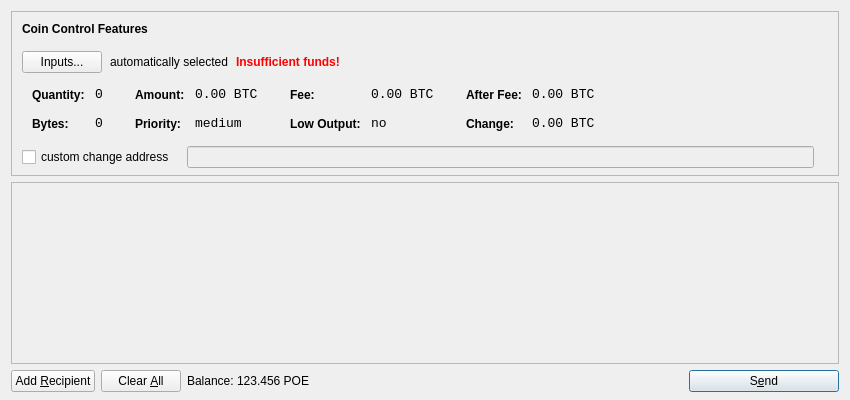
<?xml version="1.0" encoding="UTF-8"?>
<ui version="4.0">
 <class>SendCoinsDialog</class>
 <widget class="QDialog" name="SendCoinsDialog">
  <property name="geometry">
   <rect>
    <x>0</x>
    <y>0</y>
    <width>850</width>
    <height>400</height>
   </rect>
  </property>
  <property name="windowTitle">
   <string>Send Coins</string>
  </property>
  <layout class="QVBoxLayout" name="verticalLayout" stretch="0,1,0">
   <property name="bottomMargin">
    <number>8</number>
   </property>
   <item>
    <widget class="QFrame" name="frameCoinControl">
     <property name="sizePolicy">
      <sizepolicy hsizetype="Expanding" vsizetype="Expanding">
       <horstretch>0</horstretch>
       <verstretch>0</verstretch>
      </sizepolicy>
     </property>
     <property name="maximumSize">
      <size>
       <width>16777215</width>
       <height>16777215</height>
      </size>
     </property>
     <property name="frameShape">
      <enum>QFrame::StyledPanel</enum>
     </property>
     <property name="frameShadow">
      <enum>QFrame::Sunken</enum>
     </property>
     <layout class="QVBoxLayout" name="verticalLayoutCoinControl2">
      <property name="spacing">
       <number>-1</number>
      </property>
      <property name="leftMargin">
       <number>0</number>
      </property>
      <property name="topMargin">
       <number>0</number>
      </property>
      <property name="rightMargin">
       <number>0</number>
      </property>
      <property name="bottomMargin">
       <number>6</number>
      </property>
      <item>
       <layout class="QVBoxLayout" name="verticalLayoutCoinControl" stretch="0,0,0,0,1">
        <property name="spacing">
         <number>0</number>
        </property>
        <property name="leftMargin">
         <number>10</number>
        </property>
        <property name="topMargin">
         <number>10</number>
        </property>
        <item>
         <layout class="QHBoxLayout" name="horizontalLayoutCoinControl1">
          <property name="bottomMargin">
           <number>15</number>
          </property>
          <item>
           <widget class="QLabel" name="labelCoinControlFeatures">
            <property name="sizePolicy">
             <sizepolicy hsizetype="Preferred" vsizetype="Maximum">
              <horstretch>0</horstretch>
              <verstretch>0</verstretch>
             </sizepolicy>
            </property>
            <property name="font">
             <font>
              <weight>75</weight>
              <bold>true</bold>
             </font>
            </property>
            <property name="styleSheet">
             <string notr="true">font-weight:bold;</string>
            </property>
            <property name="text">
             <string>Coin Control Features</string>
            </property>
           </widget>
          </item>
         </layout>
        </item>
        <item>
         <layout class="QHBoxLayout" name="horizontalLayoutCoinControl2" stretch="0,0,0,0">
          <property name="spacing">
           <number>8</number>
          </property>
          <property name="bottomMargin">
           <number>10</number>
          </property>
          <item>
           <widget class="QPushButton" name="pushButtonCoinControl">
            <property name="styleSheet">
             <string notr="true"/>
            </property>
            <property name="text">
             <string>Inputs...</string>
            </property>
           </widget>
          </item>
          <item>
           <widget class="QLabel" name="labelCoinControlAutomaticallySelected">
            <property name="text">
             <string>automatically selected</string>
            </property>
            <property name="margin">
             <number>5</number>
            </property>
           </widget>
          </item>
          <item>
           <widget class="QLabel" name="labelCoinControlInsuffFunds">
            <property name="font">
             <font>
              <weight>75</weight>
              <bold>true</bold>
             </font>
            </property>
            <property name="styleSheet">
             <string notr="true">color:red;font-weight:bold;</string>
            </property>
            <property name="text">
             <string>Insufficient funds!</string>
            </property>
            <property name="margin">
             <number>5</number>
            </property>
           </widget>
          </item>
          <item>
           <spacer name="horizontalSpacerCoinControl">
            <property name="orientation">
             <enum>Qt::Horizontal</enum>
            </property>
            <property name="sizeHint" stdset="0">
             <size>
              <width>40</width>
              <height>1</height>
             </size>
            </property>
           </spacer>
          </item>
         </layout>
        </item>
        <item>
         <widget class="QWidget" name="widgetCoinControl" native="true">
          <property name="sizePolicy">
           <sizepolicy hsizetype="Preferred" vsizetype="Preferred">
            <horstretch>0</horstretch>
            <verstretch>0</verstretch>
           </sizepolicy>
          </property>
          <property name="minimumSize">
           <size>
            <width>0</width>
            <height>0</height>
           </size>
          </property>
          <property name="styleSheet">
           <string notr="true"/>
          </property>
          <layout class="QHBoxLayout" name="horizontalLayoutCoinControl5">
           <property name="margin">
            <number>0</number>
           </property>
           <item>
            <layout class="QHBoxLayout" name="horizontalLayoutCoinControl3" stretch="0,0,0,1">
             <property name="spacing">
              <number>20</number>
             </property>
             <property name="topMargin">
              <number>0</number>
             </property>
             <property name="bottomMargin">
              <number>10</number>
             </property>
             <item>
              <layout class="QFormLayout" name="formLayoutCoinControl1">
               <property name="horizontalSpacing">
                <number>10</number>
               </property>
               <property name="verticalSpacing">
                <number>14</number>
               </property>
               <property name="leftMargin">
                <number>10</number>
               </property>
               <property name="topMargin">
                <number>4</number>
               </property>
               <property name="rightMargin">
                <number>6</number>
               </property>
               <item row="0" column="0">
                <widget class="QLabel" name="labelCoinControlQuantityText">
                 <property name="styleSheet">
                  <string notr="true">font-weight:bold;</string>
                 </property>
                 <property name="text">
                  <string>Quantity:</string>
                 </property>
                 <property name="margin">
                  <number>0</number>
                 </property>
                </widget>
               </item>
               <item row="0" column="1">
                <widget class="QLabel" name="labelCoinControlQuantity">
                 <property name="font">
                  <font>
                   <family>Monospace</family>
                   <pointsize>10</pointsize>
                  </font>
                 </property>
                 <property name="cursor">
                  <cursorShape>IBeamCursor</cursorShape>
                 </property>
                 <property name="contextMenuPolicy">
                  <enum>Qt::ActionsContextMenu</enum>
                 </property>
                 <property name="text">
                  <string notr="true">0</string>
                 </property>
                 <property name="margin">
                  <number>0</number>
                 </property>
                 <property name="textInteractionFlags">
                  <set>Qt::LinksAccessibleByMouse|Qt::TextSelectableByKeyboard|Qt::TextSelectableByMouse</set>
                 </property>
                </widget>
               </item>
               <item row="1" column="0">
                <widget class="QLabel" name="labelCoinControlBytesText">
                 <property name="styleSheet">
                  <string notr="true">font-weight:bold;</string>
                 </property>
                 <property name="text">
                  <string>Bytes:</string>
                 </property>
                </widget>
               </item>
               <item row="1" column="1">
                <widget class="QLabel" name="labelCoinControlBytes">
                 <property name="font">
                  <font>
                   <family>Monospace</family>
                   <pointsize>10</pointsize>
                  </font>
                 </property>
                 <property name="cursor">
                  <cursorShape>IBeamCursor</cursorShape>
                 </property>
                 <property name="contextMenuPolicy">
                  <enum>Qt::ActionsContextMenu</enum>
                 </property>
                 <property name="text">
                  <string notr="true">0</string>
                 </property>
                 <property name="textInteractionFlags">
                  <set>Qt::LinksAccessibleByMouse|Qt::TextSelectableByKeyboard|Qt::TextSelectableByMouse</set>
                 </property>
                </widget>
               </item>
              </layout>
             </item>
             <item>
              <layout class="QFormLayout" name="formLayoutCoinControl2">
               <property name="horizontalSpacing">
                <number>10</number>
               </property>
               <property name="verticalSpacing">
                <number>14</number>
               </property>
               <property name="leftMargin">
                <number>6</number>
               </property>
               <property name="topMargin">
                <number>4</number>
               </property>
               <property name="rightMargin">
                <number>6</number>
               </property>
               <item row="0" column="0">
                <widget class="QLabel" name="labelCoinControlAmountText">
                 <property name="styleSheet">
                  <string notr="true">font-weight:bold;</string>
                 </property>
                 <property name="text">
                  <string>Amount:</string>
                 </property>
                 <property name="margin">
                  <number>0</number>
                 </property>
                </widget>
               </item>
               <item row="0" column="1">
                <widget class="QLabel" name="labelCoinControlAmount">
                 <property name="font">
                  <font>
                   <family>Monospace</family>
                   <pointsize>10</pointsize>
                  </font>
                 </property>
                 <property name="cursor">
                  <cursorShape>IBeamCursor</cursorShape>
                 </property>
                 <property name="contextMenuPolicy">
                  <enum>Qt::ActionsContextMenu</enum>
                 </property>
                 <property name="text">
                  <string notr="true">0.00 BTC</string>
                 </property>
                 <property name="textInteractionFlags">
                  <set>Qt::LinksAccessibleByMouse|Qt::TextSelectableByKeyboard|Qt::TextSelectableByMouse</set>
                 </property>
                </widget>
               </item>
               <item row="1" column="0">
                <widget class="QLabel" name="labelCoinControlPriorityText">
                 <property name="styleSheet">
                  <string notr="true">font-weight:bold;</string>
                 </property>
                 <property name="text">
                  <string>Priority:</string>
                 </property>
                </widget>
               </item>
               <item row="1" column="1">
                <widget class="QLabel" name="labelCoinControlPriority">
                 <property name="font">
                  <font>
                   <family>Monospace</family>
                   <pointsize>10</pointsize>
                  </font>
                 </property>
                 <property name="cursor">
                  <cursorShape>IBeamCursor</cursorShape>
                 </property>
                 <property name="contextMenuPolicy">
                  <enum>Qt::ActionsContextMenu</enum>
                 </property>
                 <property name="text">
                  <string>medium</string>
                 </property>
                 <property name="textInteractionFlags">
                  <set>Qt::LinksAccessibleByMouse|Qt::TextSelectableByKeyboard|Qt::TextSelectableByMouse</set>
                 </property>
                </widget>
               </item>
              </layout>
             </item>
             <item>
              <layout class="QFormLayout" name="formLayoutCoinControl3">
               <property name="horizontalSpacing">
                <number>10</number>
               </property>
               <property name="verticalSpacing">
                <number>14</number>
               </property>
               <property name="leftMargin">
                <number>6</number>
               </property>
               <property name="topMargin">
                <number>4</number>
               </property>
               <property name="rightMargin">
                <number>6</number>
               </property>
               <item row="0" column="0">
                <widget class="QLabel" name="labelCoinControlFeeText">
                 <property name="styleSheet">
                  <string notr="true">font-weight:bold;</string>
                 </property>
                 <property name="text">
                  <string>Fee:</string>
                 </property>
                 <property name="margin">
                  <number>0</number>
                 </property>
                </widget>
               </item>
               <item row="0" column="1">
                <widget class="QLabel" name="labelCoinControlFee">
                 <property name="font">
                  <font>
                   <family>Monospace</family>
                   <pointsize>10</pointsize>
                  </font>
                 </property>
                 <property name="cursor">
                  <cursorShape>IBeamCursor</cursorShape>
                 </property>
                 <property name="contextMenuPolicy">
                  <enum>Qt::ActionsContextMenu</enum>
                 </property>
                 <property name="text">
                  <string notr="true">0.00 BTC</string>
                 </property>
                 <property name="textInteractionFlags">
                  <set>Qt::LinksAccessibleByMouse|Qt::TextSelectableByKeyboard|Qt::TextSelectableByMouse</set>
                 </property>
                </widget>
               </item>
               <item row="1" column="0">
                <widget class="QLabel" name="labelCoinControlLowOutputText">
                 <property name="styleSheet">
                  <string notr="true">font-weight:bold;</string>
                 </property>
                 <property name="text">
                  <string>Low Output:</string>
                 </property>
                </widget>
               </item>
               <item row="1" column="1">
                <widget class="QLabel" name="labelCoinControlLowOutput">
                 <property name="font">
                  <font>
                   <family>Monospace</family>
                   <pointsize>10</pointsize>
                  </font>
                 </property>
                 <property name="cursor">
                  <cursorShape>IBeamCursor</cursorShape>
                 </property>
                 <property name="contextMenuPolicy">
                  <enum>Qt::ActionsContextMenu</enum>
                 </property>
                 <property name="text">
                  <string>no</string>
                 </property>
                 <property name="textInteractionFlags">
                  <set>Qt::LinksAccessibleByMouse|Qt::TextSelectableByKeyboard|Qt::TextSelectableByMouse</set>
                 </property>
                </widget>
               </item>
              </layout>
             </item>
             <item>
              <layout class="QFormLayout" name="formLayoutCoinControl4">
               <property name="horizontalSpacing">
                <number>10</number>
               </property>
               <property name="verticalSpacing">
                <number>14</number>
               </property>
               <property name="leftMargin">
                <number>6</number>
               </property>
               <property name="topMargin">
                <number>4</number>
               </property>
               <property name="rightMargin">
                <number>6</number>
               </property>
               <item row="0" column="0">
                <widget class="QLabel" name="labelCoinControlAfterFeeText">
                 <property name="styleSheet">
                  <string notr="true">font-weight:bold;</string>
                 </property>
                 <property name="text">
                  <string>After Fee:</string>
                 </property>
                 <property name="margin">
                  <number>0</number>
                 </property>
                </widget>
               </item>
               <item row="0" column="1">
                <widget class="QLabel" name="labelCoinControlAfterFee">
                 <property name="font">
                  <font>
                   <family>Monospace</family>
                   <pointsize>10</pointsize>
                  </font>
                 </property>
                 <property name="cursor">
                  <cursorShape>IBeamCursor</cursorShape>
                 </property>
                 <property name="contextMenuPolicy">
                  <enum>Qt::ActionsContextMenu</enum>
                 </property>
                 <property name="text">
                  <string notr="true">0.00 BTC</string>
                 </property>
                 <property name="textInteractionFlags">
                  <set>Qt::LinksAccessibleByMouse|Qt::TextSelectableByKeyboard|Qt::TextSelectableByMouse</set>
                 </property>
                </widget>
               </item>
               <item row="1" column="0">
                <widget class="QLabel" name="labelCoinControlChangeText">
                 <property name="styleSheet">
                  <string notr="true">font-weight:bold;</string>
                 </property>
                 <property name="text">
                  <string>Change:</string>
                 </property>
                </widget>
               </item>
               <item row="1" column="1">
                <widget class="QLabel" name="labelCoinControlChange">
                 <property name="font">
                  <font>
                   <family>Monospace</family>
                   <pointsize>10</pointsize>
                  </font>
                 </property>
                 <property name="cursor">
                  <cursorShape>IBeamCursor</cursorShape>
                 </property>
                 <property name="contextMenuPolicy">
                  <enum>Qt::ActionsContextMenu</enum>
                 </property>
                 <property name="text">
                  <string notr="true">0.00 BTC</string>
                 </property>
                 <property name="textInteractionFlags">
                  <set>Qt::LinksAccessibleByMouse|Qt::TextSelectableByKeyboard|Qt::TextSelectableByMouse</set>
                 </property>
                </widget>
               </item>
              </layout>
             </item>
            </layout>
           </item>
          </layout>
         </widget>
        </item>
        <item>
         <layout class="QHBoxLayout" name="horizontalLayoutCoinControl4" stretch="0,0,0">
          <property name="spacing">
           <number>12</number>
          </property>
          <property name="sizeConstraint">
           <enum>QLayout::SetDefaultConstraint</enum>
          </property>
          <property name="topMargin">
           <number>5</number>
          </property>
          <property name="rightMargin">
           <number>5</number>
          </property>
          <item>
           <widget class="QCheckBox" name="checkBoxCoinControlChange">
            <property name="text">
             <string>custom change address</string>
            </property>
           </widget>
          </item>
          <item>
           <widget class="QLineEdit" name="lineEditCoinControlChange">
            <property name="enabled">
             <bool>false</bool>
            </property>
            <property name="sizePolicy">
             <sizepolicy hsizetype="Expanding" vsizetype="Fixed">
              <horstretch>0</horstretch>
              <verstretch>0</verstretch>
             </sizepolicy>
            </property>
           </widget>
          </item>
          <item>
           <widget class="QLabel" name="labelCoinControlChangeLabel">
            <property name="sizePolicy">
             <sizepolicy hsizetype="Preferred" vsizetype="Expanding">
              <horstretch>0</horstretch>
              <verstretch>0</verstretch>
             </sizepolicy>
            </property>
            <property name="minimumSize">
             <size>
              <width>0</width>
              <height>0</height>
             </size>
            </property>
            <property name="text">
             <string/>
            </property>
            <property name="margin">
             <number>3</number>
            </property>
           </widget>
          </item>
         </layout>
        </item>
        <item>
         <spacer name="verticalSpacerCoinControl">
          <property name="orientation">
           <enum>Qt::Vertical</enum>
          </property>
          <property name="sizeHint" stdset="0">
           <size>
            <width>800</width>
            <height>1</height>
           </size>
          </property>
         </spacer>
        </item>
       </layout>
      </item>
     </layout>
    </widget>
   </item>
   <item>
    <widget class="QScrollArea" name="scrollArea">
     <property name="widgetResizable">
      <bool>true</bool>
     </property>
     <widget class="QWidget" name="scrollAreaWidgetContents">
      <property name="geometry">
       <rect>
        <x>0</x>
        <y>0</y>
        <width>830</width>
        <height>165</height>
       </rect>
      </property>
      <layout class="QVBoxLayout" name="verticalLayout_2">
       <property name="margin">
        <number>0</number>
       </property>
       <item>
        <layout class="QVBoxLayout" name="entries">
         <property name="spacing">
          <number>6</number>
         </property>
        </layout>
       </item>
       <item>
        <spacer name="verticalSpacer">
         <property name="orientation">
          <enum>Qt::Vertical</enum>
         </property>
         <property name="sizeHint" stdset="0">
          <size>
           <width>20</width>
           <height>40</height>
          </size>
         </property>
        </spacer>
       </item>
      </layout>
     </widget>
    </widget>
   </item>
   <item>
    <layout class="QHBoxLayout" name="horizontalLayout">
     <item>
      <widget class="QPushButton" name="addButton">
       <property name="toolTip">
        <string>Send to multiple recipients at once</string>
       </property>
       <property name="text">
        <string>Add &amp;Recipient</string>
       </property>
       <property name="icon">
        <iconset resource="../bitcoin.qrc">
         <normaloff>:/icons/add</normaloff>:/icons/add</iconset>
       </property>
       <property name="autoDefault">
        <bool>false</bool>
       </property>
      </widget>
     </item>
     <item>
      <widget class="QPushButton" name="clearButton">
       <property name="sizePolicy">
        <sizepolicy hsizetype="Minimum" vsizetype="Fixed">
         <horstretch>0</horstretch>
         <verstretch>0</verstretch>
        </sizepolicy>
       </property>
       <property name="toolTip">
        <string>Remove all transaction fields</string>
       </property>
       <property name="text">
        <string>Clear &amp;All</string>
       </property>
       <property name="icon">
        <iconset resource="../bitcoin.qrc">
         <normaloff>:/icons/remove</normaloff>:/icons/remove</iconset>
       </property>
       <property name="autoRepeatDelay">
        <number>300</number>
       </property>
       <property name="autoDefault">
        <bool>false</bool>
       </property>
      </widget>
     </item>
     <item>
      <layout class="QHBoxLayout" name="horizontalLayout_2">
       <property name="spacing">
        <number>3</number>
       </property>
       <item>
        <widget class="QLabel" name="label">
         <property name="text">
          <string>Balance:</string>
         </property>
        </widget>
       </item>
       <item>
        <widget class="QLabel" name="labelBalance">
         <property name="cursor">
          <cursorShape>IBeamCursor</cursorShape>
         </property>
         <property name="text">
          <string>123.456 POE</string>
         </property>
         <property name="textInteractionFlags">
          <set>Qt::LinksAccessibleByMouse|Qt::TextSelectableByKeyboard|Qt::TextSelectableByMouse</set>
         </property>
        </widget>
       </item>
      </layout>
     </item>
     <item>
      <spacer name="horizontalSpacer">
       <property name="orientation">
        <enum>Qt::Horizontal</enum>
       </property>
       <property name="sizeHint" stdset="0">
        <size>
         <width>40</width>
         <height>20</height>
        </size>
       </property>
      </spacer>
     </item>
     <item>
      <widget class="QPushButton" name="sendButton">
       <property name="minimumSize">
        <size>
         <width>150</width>
         <height>0</height>
        </size>
       </property>
       <property name="toolTip">
        <string>Confirm the send action</string>
       </property>
       <property name="text">
        <string>S&amp;end</string>
       </property>
       <property name="icon">
        <iconset resource="../bitcoin.qrc">
         <normaloff>:/icons/send</normaloff>:/icons/send</iconset>
       </property>
       <property name="default">
        <bool>true</bool>
       </property>
      </widget>
     </item>
    </layout>
   </item>
  </layout>
 </widget>
 <resources>
  <include location="../bitcoin.qrc"/>
 </resources>
 <connections/>
</ui>
